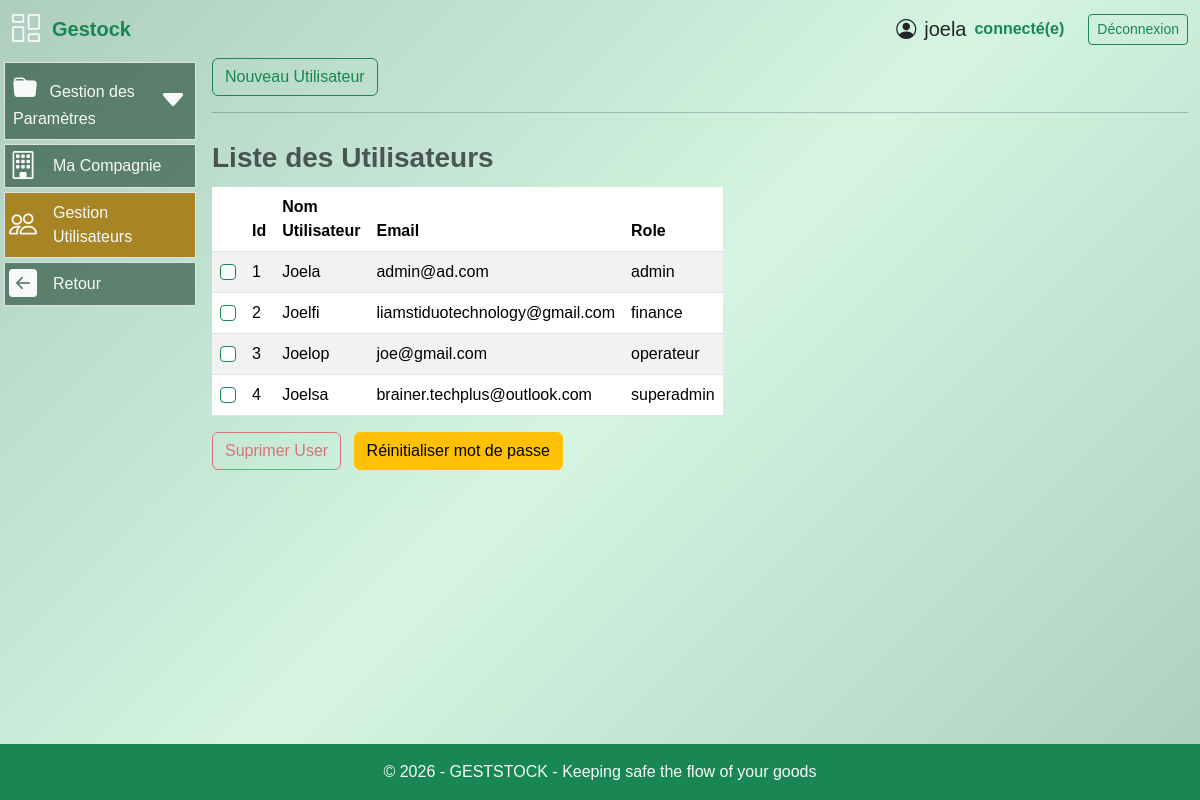
The page /gestion_materiel/user (signed in) on the database its author committed.
### models.py (models this page shows, shortened)
class User(UserMixin, db.Model):
  id = db.Column(db.Integer, primary_key=True)
  username = db.Column(db.String(64), index=True, nullable=False)
  email = db.Column(db.String(120), unique=True, nullable=False)
  password_hash = db.Column(db.String(256))
  role = db.Column(db.String(20), nullable=False, default='operateur')
  joined_at = db.Column(db.DateTime(), default = datetime.utcnow, index = True)
  must_change_password = db.Column(db.Boolean, default=False)
  __table_args__ = (
      db.UniqueConstraint('email', name='uq_user_email'),
  )

### routes.py (the view, shortened to what this page needs)
@app.route('/gestion_materiel/user', methods=['GET', 'POST'])
@login_required
def creer_user():
    form = UserForm()
    user = User.query.order_by(User.username).all()
    return render_template('user.html', form=form, user=user)

### forms.py
class UserForm(FlaskForm):
  username = StringField('Nom Utilisateur', validators=[DataRequired()])
  email = EmailField('Email', validators=[DataRequired(), Email()])
  password = PasswordField('Mot de Passe', validators=[Optional()])
  role = SelectField(
    'Role',
    choices=[
        ('superadmin', 'SuperAdmin'),
      ('admin', 'Admin'),
      ('support', 'Support'),
      ('operateur', 'Operateur'),
      ('finance', 'Finance')
    ],
    validators=[DataRequired()]
  )
  submit = SubmitField('Register')

### routes.py (called while the page is built)
@app.after_request
def disable_cache(response):
    response.headers["Cache-Control"] = "no-store, no-cache, must-revalidate, private"
    response.headers["Pragma"] = "no-cache"
    response.headers["Expires"] = "0"
    return response

@login_manager.user_loader
def load_user(user_id):
    return User.query.get(int(user_id))

@app.context_processor
def utility_processor():
    def is_active(prefix):
        return request.endpoint and prefix in request.endpoint
    return dict(is_active=is_active)

### templates/user.html (shortened to what this page needs)
{% extends "base.html" %}
{% block content %}
<div class="row">
    <div class="col">
        <a class="btn btn-outline-success me-3" data-bs-toggle="modal"
        data-bs-target="#addusermodal">Nouveau Utilisateur</a>
    </div>
</div>
<hr>
{% if user %}
      <form action="{{ url_for('delete_users') }}" method="post">
        <table class="table caption-top table-striped w-50 px-1">
          <caption class="fs-3 fw-semibold">
            Liste des Utilisateurs
        </caption>
      <thead>
        <tr>
          <th scope="col"></th>
          <th scope="col">Id</th>
          <th scope="col">Nom Utilisateur</th>
          <th scope="col">Email</th>
          <th scope="col">Role</th>
        </tr>
      </thead>
      <tbody>
        {% for user in user %}
        <tr class="user-row"
            data-id="{{ user.id }}"
            data-username="{{ user.username }}"
            data-email="{{ user.email }}"
            style="cursor:pointer">
          <td>
            <input class="form-check-input border-success produit-checkbox"
            name="user_ids"
            type="checkbox" value="{{user.id}}">
          </td>
          <td>{{ loop.index }}</td>
          <td>{{user.username.capitalize()}}</td>
          <td>{{user.email}}</td>
          <td>{{user.role}}</td>
        </tr>
        {% endfor %}
      </tbody>
    </table>
    <button type="submit" class="btn btn-outline-danger"
      onclick="return confirm('Voulez-vous supprimer ce ou ces utilisateurs ?')">Suprimer User
    </button>
    <button type="button"
        class="btn btn-warning ms-2"
        onclick="submitResetPassword()">
        Réinitialiser mot de passe
    </button>
    </form>
</div>
{% else %}
<div class="alert alert-warning text-center">
        Aucun User enregistré pour le moment.
    </div>
{% endif %}
{% endblock %}

### templates/base.html (shortened to what this page needs)
<!DOCTYPE html>
<html lang="fr">
<head>
    <link rel="stylesheet" href="/static/style/styles.css">
    <link rel="stylesheet" href="{{ url_for('static', filename='css/bootstrap.min.css') }}">
    <link rel="stylesheet" href="{{ url_for('static', filename='style/styles.css') }}">
    <link rel="stylesheet" href="https://cdn.jsdelivr.net/npm/bootstrap-icons@1.11.3/font/bootstrap-icons.css">
</head>
<body class="d-flex flex-column min-vh-100 bg-gradient-success">
    <header class="container-fluid py-2">
        <div class="row align-items-between">
            <div class="col-2 gap-2 d-flex align-items-center">
                    <i class="bi bi-columns-gap text-light fs-3"></i>
                <span class="fs-5 px-1 fw-semibold text-success">
                    Gestock
                </span>
            </div>
            <div class="col-10 d-flex gap-4 justify-content-end align-items-center">
                {% if current_user.is_authenticated %}
                    <div class="d-flex justify-content-end align-items-center ">
                        <span class="fs-5 d-flex justify-content-end mx-2 align-items-center">
                            <i class="bi bi-person-circle fs-5 mx-2"></i>
                            {{ current_user.username }}
                        </span>
                        <span class="fs-6 fw-semibold text-success">connecté(e)</span>
                    </div>
                    <div>
                        <a href="{{ url_for('logout') }}" class="btn btn-sm btn-outline-success">
                            Déconnexion
                        </a>
                    </div>
                {% endif %}
            </div>
        </div>
    </header>
    <main class="container-fluid flex-fill">
            <div class="row">
                {% if current_user.is_authenticated %}
                {% if request.path.startswith('/gestion_materiel') %}
                <nav class="col-3 col-md-2 p-1">
                            {% set active_pages = ['paiement', 'produit', 'client', 'dashboard', 'transaction', 'facture', 'stock', 'user'] %}
                        <ul class="nav flex-column gap-1">
                            {% if current_user.role in ["superadmin","admin","operateur","finance"] %}
                            <li class="nav-item bg-nav border">
                                <a class="nav-link text-light d-flex align-items-center justify-content-between px-2"
                                data-bs-toggle="collapse"
                                href="#menuParam"
                                role="button"
                                aria-expanded="false">
                                    <div>
                                        <i class="bi bi-folder-fill fs-4 me-2"></i>
                                        Gestion des Paramètres
                                    </div>
                                    <i class="bi bi-caret-down-fill fs-3"></i>
                                </a>
                            </li>
                            {% endif %}
                            {% if current_user.role in ["admin","superadmin","finance","operateur"] %}
                            <li class="{{ 'bg-nav2' if is_active('compagnie') else '' }} nav-item bg-nav-hover bg-nav px-1 border d-flex flex-fill justify-content-start align-items-center">
                                <i class="bi bi-building fs-3 text-light"></i>
                                <a class="nav-link text-light" href="{{url_for('compagnie')}}">Ma Compagnie</a>
                            </li>
                            {% endif %}
                            {% if current_user.role in ["admin","superadmin"] %}
                            <li class="{{ 'bg-nav2' if is_active('user') else '' }} nav-item bg-nav-hover bg-nav px-1 border d-flex flex-fill justify-content-start align-items-center">
                                <i class="bi bi-people fs-3 text-light"></i>
                                <a class="nav-link text-light" href="{{url_for('user')}}">Gestion Utilisateurs</a>
                            </li>
                            {% endif %}
                            {% if current_user.role in ["superadmin","admin","operateur","finance"] %}
                            <li class="nav-item bg-nav-hover bg-nav px-1 border d-flex flex-fill justify-content-start align-items-center">
                                <i class="bi bi-arrow-left-square-fill text-light fs-3"></i>
                                {% if current_user.role in ["admin","superadmin"] %}
                                    <a class="nav-link text-light"  href="{{url_for('dashboard')}}">Retour</a>
                                {% elif current_user.role == "finance" %}
                                    <a class="nav-link text-light"  href="{{url_for('nouvelle_vente')}}">Retour</a>
                                {% else %}
                                    <a class="nav-link text-light"  href="{{url_for('nouveau_achat')}}">Retour</a>
                                {% endif %}
                            </li>
                            {% endif %}
                        </ul>
                    </nav>
                    {% endif %}
                 {% endif %}
                  <section class="{% if current_user.is_authenticated %}col-9 col-md-10{% else %}col-12{% endif %}">
                     {% block content %}{% endblock %}
    </main>
    <footer class="bg-success text-light text-center py-3 mt-auto">
        <p class="mb-0">© 2026 - GESTSTOCK - Keeping safe the flow of your goods </p>
    </footer>
</body>
</html>

### static/style/styles.css (style rules this page uses)
html { height: 100%; }
body { margin: 0; font-family: Arial, sans-serif; }
.bg-gradient-success { background: linear-gradient(135deg, #adcdbf, #d5f5e2, #adcdbf); }
.bg-nav { background-color: #113a248f; }
.bg-nav2 { background-color: #a88524; }

### rows shown on the page
User: username "joela", username "Joela", email "admin@ad.com", role "admin"
User: username "Joelfi", email "liamstiduotechnology@gmail.com", role "finance"
User: username "Joelop", email "joe@gmail.com", role "operateur"
User: username "Joelsa", email "brainer.techplus@outlook.com", role "superadmin"
